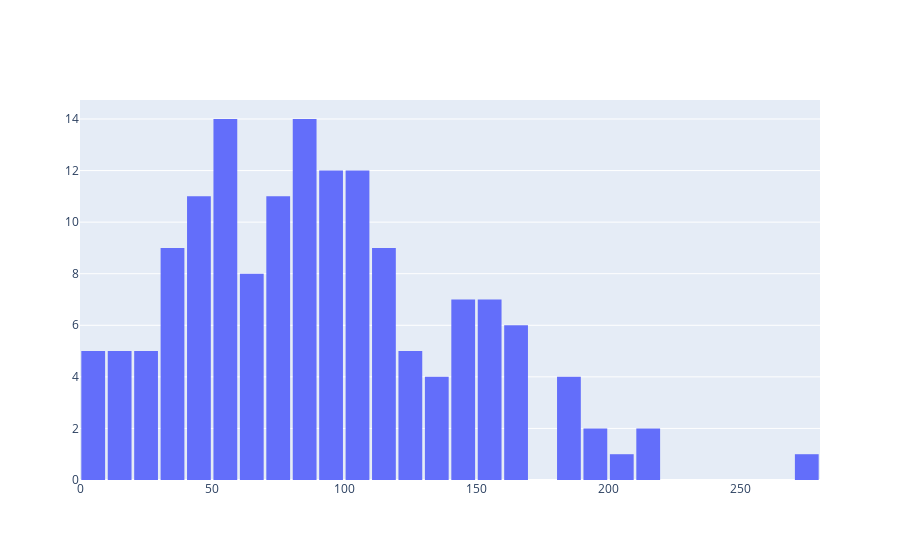

Here is the notebook cell this chart was saved with:
### Code cell
hist = go.Histogram(x=data['Auckland'], xbins={'size': 10})
fig = go.Figure(hist)
fig.update_layout(bargap=0.1)
fig.show()

### Figure 1 — Plotly figure (JSON) as saved in the notebook; plotly's stock layout.template omitted (floating-point values rounded to 4 significant figures; data arrays with more than 128 entries replaced by an {"elided": "..."} marker saying what was removed)
{"data": [{"type": "histogram", "x": {"elided": "154 float values"}, "xbins": {"size": 10}}], "layout": {"bargap": 0.1}}
